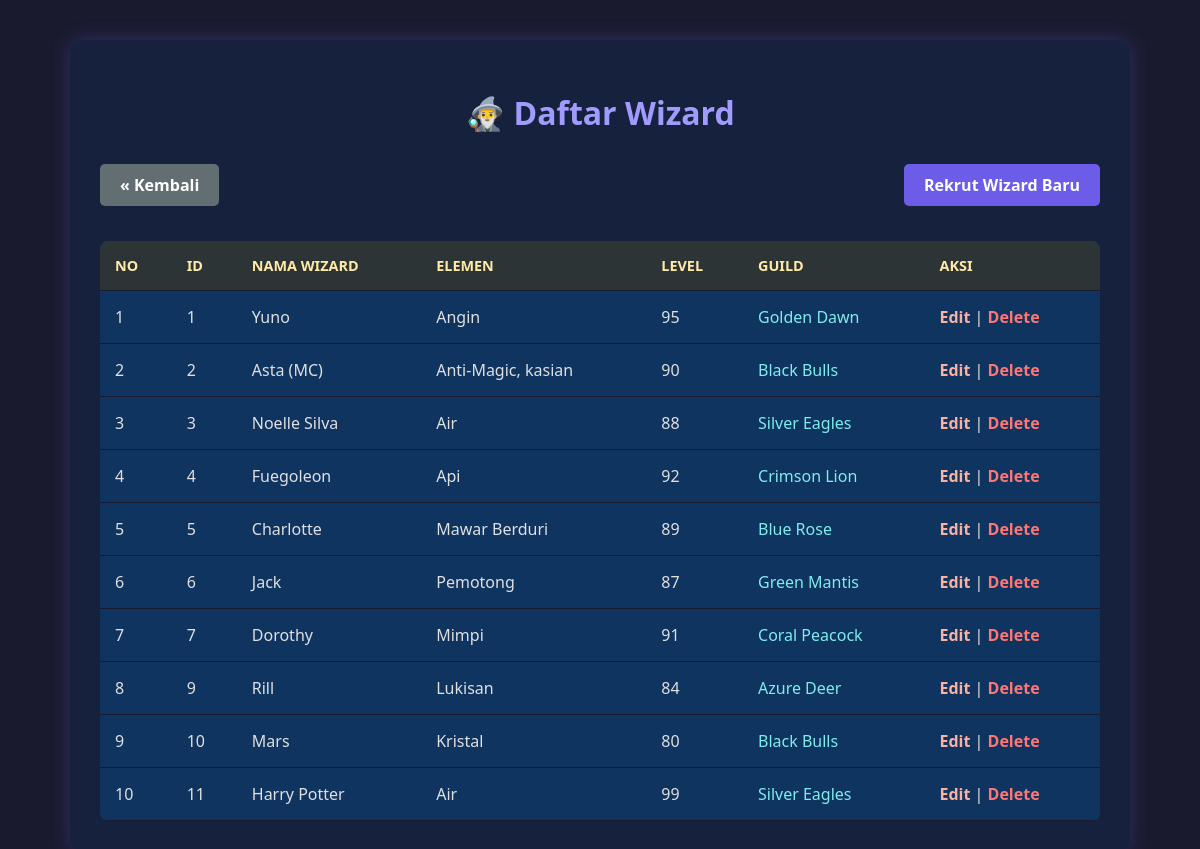
Page /Project/views/wizard_list.php on the committed database.
### tables this page shows
CREATE TABLE `wizards` (
  `id` int(11) NOT NULL,
  `nama_wizard` varchar(100) NOT NULL,
  `elemen` varchar(50) NOT NULL,
  `level` int(11) DEFAULT 1,
  `id_guild` int(11) DEFAULT NULL
);

CREATE TABLE `guilds` (
  `id` int(11) NOT NULL,
  `nama_guild` varchar(100) NOT NULL,
  `base_region` varchar(100) NOT NULL,
  `deskripsi` text DEFAULT NULL
);

### Project/viewmodels/WizardViewModel.php (called while the page is built, shortened)
<?php
require_once '../models/Wizard.php';
require_once '../config/Database.php';
class WizardViewModel {
    public $model;
    public function __construct() {
        $database = new Database();
        $this->db = $database->getConnection();
        $this->model = new Wizard($this->db);
    }
    public function fetchAll() {
        $stmt = $this->model->read();
        return $stmt->fetchAll(PDO::FETCH_ASSOC);
    }
}
?>

### Project/config/Database.php (called while the page is built, shortened)
<?php
class Database {
    private $host = "localhost";
    private $user = "root";
    private $pass = "";
    private $db_name = "magic_rpg";
    public function getConnection() {
        $this->conn = null;
        try {
            $this->conn = new PDO("mysql:host=" . $this->host . ";dbname=" . $this->db_name, $this->user, $this->pass);
            $this->conn->exec("set names utf8");
        } catch(PDOException $exception) {
            echo "Connection error: " . $exception->getMessage();
        }
        return $this->conn;
    }
}
?>

### Project/models/Wizard.php (called while the page is built, shortened)
<?php
class Wizard {
    private $conn;
    private $table_name = "wizards";
    public function __construct($db) { $this->conn = $db; }
    public function read() {
        $query = "SELECT w.*, g.nama_guild FROM " . $this->table_name . " w
                  LEFT JOIN guilds g ON w.id_guild = g.id ORDER BY w.id ASC";
        $stmt = $this->conn->prepare($query);
        $stmt->execute();
        return $stmt;
    }
}
?>

### Project/views/wizard_list.php (the view, shortened to what this page needs)
<?php
require_once '../viewmodels/WizardViewModel.php';
$vm = new WizardViewModel();
$wizards = $vm->fetchAll();
?>
<!DOCTYPE html>
<html>
<head>
    <link rel="stylesheet" href="../style.css">
</head>
<body>
    <div class="container">
        <h1>🧙‍♂️ Daftar Wizard</h1>
        <div style="display: flex; justify-content: space-between; align-items: center;">
            <a href="../index.php" class="btn" style="background:#636e72;">&laquo; Kembali</a>
            <a href="wizard_form.php" class="btn">Rekrut Wizard Baru</a>
        </div>
        <table>
            <thead>
                <tr>
                    <th>No</th>
                    <th>ID</th> <th>Nama Wizard</th>
                    <th>Elemen</th>
                    <th>Level</th>
                    <th>Guild</th>
                    <th>Aksi</th>
                </tr>
            </thead>
            <tbody>
                <?php $no = 1; foreach($wizards as $row): ?>
                <tr>
                    <td><?= $no++ ?></td>
                    <td><?= $row['id'] ?></td>
                    <td><?= $row['nama_wizard'] ?></td>
                    <td><?= $row['elemen'] ?></td>
                    <td><?= $row['level'] ?></td>
                    <td style="color: #81ecec;"><?= $row['nama_guild'] ?? 'Tanpa Guild' ?></td>
                    <td>
                        <a href="wizard_form.php?id=<?= $row['id'] ?>" style="color: #fab1a0;">Edit</a> |
                        <a href="wizard_delete.php?id=<?= $row['id'] ?>" style="color: #ff7675;" onclick="return confirm('Pecat wizard ini?')">Delete</a>
                    </td>
                </tr>
                <?php endforeach; ?>
            </tbody>
        </table>
    </div>
</body>
</html>

### Project/Style.css (style rules this page uses)
body { font-family: 'Segoe UI', Tahoma, Geneva, Verdana, sans-serif; background-color: #1a1a2e; color: #e0e0e0; margin: 0; padding: 0; display: flex; justify-content: center; min-height: 100vh; }
.container { width: 90%; max-width: 1000px; margin: 40px auto; background-color: #16213e; padding: 30px; border-radius: 12px; box-shadow: 0 0 20px rgba(108, 92, 231, 0.3); }
h1, h2, h3 { color: #a29bfe; text-align: center; margin-bottom: 30px; }
a { text-decoration: none; color: #74b9ff; font-weight: bold; transition: 0.3s; }
.btn { display: inline-block; padding: 10px 20px; background-color: #6c5ce7; color: white; border-radius: 5px; margin-bottom: 15px; }
table { width: 100%; border-collapse: collapse; margin-top: 20px; background-color: #0f3460; overflow: hidden; border-radius: 8px; }
th, td { padding: 15px; text-align: left; border-bottom: 1px solid #1a1a2e; }
th { background-color: #2d3436; color: #ffeaa7; text-transform: uppercase; font-size: 0.9em; }

### rows in the picture
wizards: id "1", nama_wizard "Yuno", elemen "Angin", level "95", id_guild.nama_guild "Golden Dawn"
wizards: id "2", nama_wizard "Asta (MC)", elemen "Anti-Magic, kasian", level "90", id_guild.nama_guild "Black Bulls"
wizards: id "3", nama_wizard "Noelle Silva", elemen "Air", level "88", id_guild.nama_guild "Silver Eagles"
wizards: id "4", nama_wizard "Fuegoleon", elemen "Api", level "92", id_guild.nama_guild "Crimson Lion"
wizards: id "5", nama_wizard "Charlotte", elemen "Mawar Berduri", level "89", id_guild.nama_guild "Blue Rose"
wizards: id "6", nama_wizard "Jack", elemen "Pemotong", level "87", id_guild.nama_guild "Green Mantis"
wizards: id "7", nama_wizard "Dorothy", elemen "Mimpi", level "91", id_guild.nama_guild "Coral Peacock"
wizards: id "9", nama_wizard "Rill", elemen "Lukisan", level "84", id_guild.nama_guild "Azure Deer"
wizards: id "10", nama_wizard "Mars", elemen "Kristal", level "80", id_guild.nama_guild "Black Bulls"
wizards: id "11", nama_wizard "Harry Potter", elemen "Air", level "99", id_guild.nama_guild "Silver Eagles"
